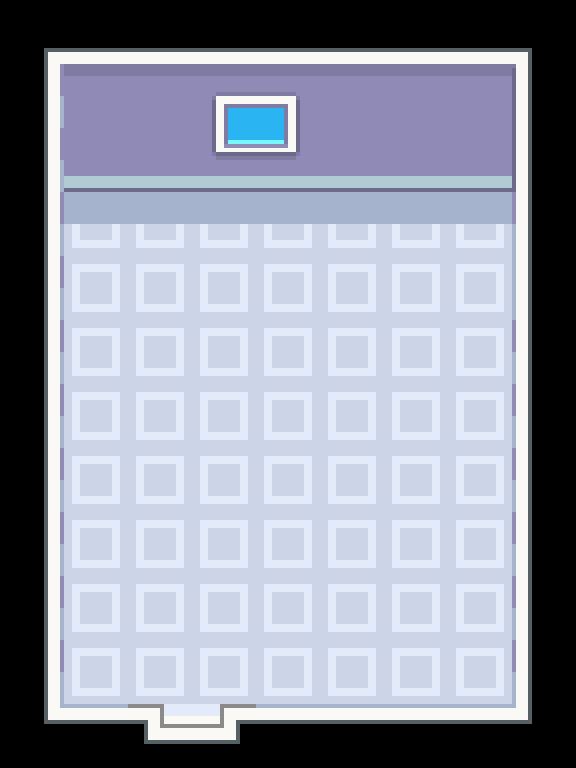

Below is a game level as drawn by its tile map, then a one-line description and the .tmx file that defines it, in full:
An orthogonal 9x12 tile map with 64x64 px tiles, 2 tile layers (Terrain, Terrain Top), 3 tilesets and 7 objects (Player).

<map version="1.10" tiledversion="1.11.0" orientation="orthogonal" renderorder="right-down" width="9" height="12" tilewidth="64" tileheight="64" infinite="0" nextlayerid="11" nextobjectid="19">
 <tileset firstgid="1" source="../tilesets/world.tsx" />
 <tileset firstgid="211" source="../tilesets/objects.tsx" />
 <tileset firstgid="242" source="../tilesets/indoor.tsx" />
 <layer id="1" name="Terrain" width="9" height="12">
  <data encoding="csv">
247,248,248,248,248,248,248,248,249,
277,258,258,270,271,258,258,258,259,
277,268,268,280,281,268,268,268,269,
277,278,278,278,278,278,278,278,279,
277,288,288,288,288,288,288,288,289,
277,288,288,288,288,288,288,288,279,
277,288,288,288,288,288,288,288,279,
277,288,288,288,288,288,288,288,279,
277,288,288,288,288,288,288,288,279,
277,288,288,288,288,288,288,288,279,
277,288,288,288,288,288,288,288,279,
297,298,260,261,298,298,298,298,299
</data>
 </layer>
 <layer id="10" name="Terrain Top" width="9" height="12">
  <data encoding="csv">
0,0,0,0,0,0,0,0,0,
0,0,0,0,0,0,0,0,0,
0,0,0,0,0,0,0,0,0,
0,0,0,0,0,0,0,0,0,
0,0,0,0,0,0,0,0,0,
0,0,0,0,0,0,0,0,0,
0,0,0,0,0,0,0,0,0,
0,0,0,0,0,0,0,0,0,
0,0,0,0,0,0,0,0,0,
0,0,0,0,0,0,0,0,0,
0,0,0,0,0,0,0,0,0,
0,0,0,0,0,0,0,0,0
</data>
 </layer>
 <objectgroup id="2" name="Entities">
  <object id="1" name="Player" x="193.333" y="620">
   <properties>
    <property name="direction" value="right" />
    <property name="pos" value="world" />
   </properties>
   <point />
  </object>
 </objectgroup>
 <objectgroup id="6" name="Coast" />
 <objectgroup id="7" name="Water" />
 <objectgroup id="8" name="Monsters" />
 <objectgroup id="9" name="Collisions">
  <object id="13" x="-58" y="72.6667" width="118" height="685.333" />
  <object id="14" x="515.333" y="92.6667" width="81.3333" height="680" />
  <object id="15" x="70.6667" y="43.3333" width="442" height="146.667" />
  <object id="17" x="67.3333" y="670" width="89.3333" height="54.6667" />
  <object id="18" x="226.667" y="670.667" width="282.667" height="54.6667" />
 </objectgroup>
 <objectgroup id="3" name="Objects" />
 <objectgroup id="5" name="Transition">
  <object id="8" x="161.333" y="690.666" width="60" height="16">
   <properties>
    <property name="pos" value="house" />
    <property name="target" value="world" />
   </properties>
  </object>
 </objectgroup>
</map>
